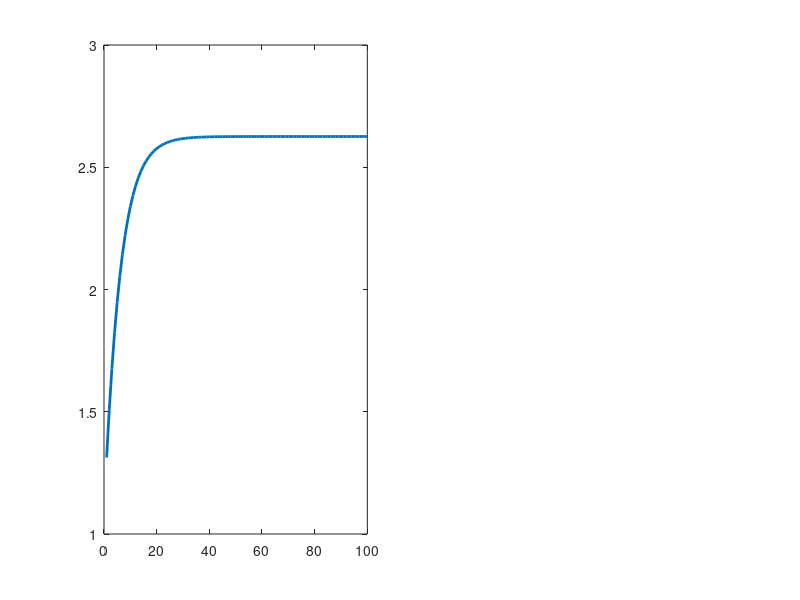

The MATLAB script that drew this image: (Note: this script raises an error after producing the figure.)
%% One Country Test of Chi recovery
clear; clc; close all;

% Parameters
alpha = 0.3;   % Capital share
beta  = 0.95;   % Discount factor
delta = 0.1;   % Depreciation rate

% Analytical Steady State
k_ss = ( (1/beta - 1 + delta) / alpha ) ^ ( 1 / (alpha - 1) );
x_ss = delta * k_ss;
c_ss = (k_ss^alpha) - x_ss;


%  Algorithm Parameters
T = 100;            % Time horizon
tol = 1e-6;         % Tolerance for convergence
max_iter = 1000;    % Maximum bisection iterations
k0 = 0.5 * k_ss;    % Start below steady state

% Bisection bracket for initial consumption C_0
c_low = 0.0;
c_high = k0^alpha;   % Upper bound: consume ALL output in period 1

path_converged = false;

% intiate vectors to save within tolerance paths
best_k = zeros(T, 1);
best_c = zeros(T, 1);
best_error = Inf;

% Shooting Loop
for iter = 1:max_iter
    c0 = (c_low + c_high) / 2;

    k = zeros(T, 1);
    c = zeros(T, 1);
    x = zeros(T, 1);
    k(1) = k0;
    c(1) = c0;

    exploded = false;
    explode_type = '';  % 'collapse' or 'overaccumulate'

    for t = 1:T-1
        % Resource constraint: X_t = K_t^alpha - C_t
        x(t) = (k(t)^alpha) - c(t);

        if x(t) <= 0 || c(t) <= 0 || isnan(x(t))
            exploded = true;
            explode_type = 'collapse';
            break;
        end

        % Capital law of motion
        k(t+1) = x(t) + (1 - delta) * k(t);

        % Euler equation for next period consumption
        c(t+1) = c(t) * beta * (alpha * (k(t+1)^(alpha - 1)) + (1 - delta));

        if c(t+1) <= 0 || isnan(c(t+1))
            exploded = true;
            explode_type = 'collapse';
            break;
        end

        if k(t+1) > 3 * k_ss || k(t+1) < 0
            exploded = true;
            explode_type = 'overaccumulate';
            break;
        end
    end

    if exploded
        if strcmp(explode_type, 'overaccumulate')
            c_low = c0;   % consumption too low -> capital exploded upward
        else
            c_high = c0;  % consumption too high -> capital/consumption collapsed
        end
    else
        error_term = k(end) - k_ss;

        % Track the best non-exploded path seen so far
        if abs(error_term) < best_error
            best_error = abs(error_term);
            best_k = k;
            best_c = c;
        end

        if abs(error_term) < tol
            path_converged = true;
            break;
        elseif error_term > 0
            c_low = c0;   % k(T) too HIGH -> c0 was too LOW -> raise lower bound
        else
            c_high = c0;  % k(T) too LOW -> c0 was too HIGH -> lower upper bound
        end
    end
end

if ~path_converged
    warning('Shooting algorithm reached max_iter without hitting strict tolerance. Plotting closest non-exploded path (final error = %.2e).', best_error);
else
    fprintf('Converged ( %d iterations)\n', iter);
    fprintf(' C_0 = %.6f\n', best_c(1));
end

%% 5. Plot Results
figure('Color', 'white', 'Position', [100, 100, 1000, 450]);

subplot(1, 2, 1);
plot(1:T, best_k, 'LineWidth', 2);
hold on;
yline(k_ss, '--r', 'Steady State', 'LineWidth', 1.5);
xlabel('Time (t)', 'FontSize', 11);
ylabel('Capital (K_t)', 'FontSize', 11);
title('Capital Dynamics', 'FontSize', 12, 'FontWeight', 'bold');
grid on;

subplot(1, 2, 2);
plot(1:T, best_c, 'LineWidth', 2, 'Color', 'm');
hold on;
yline(c_ss, '--r', 'Steady State', 'LineWidth', 1.5);
xlabel('Time (t)', 'FontSize', 11);
ylabel('Consumption (C_t)', 'FontSize', 11);
title('Consumption Dynamics', 'FontSize', 12, 'FontWeight', 'bold');
grid on;
